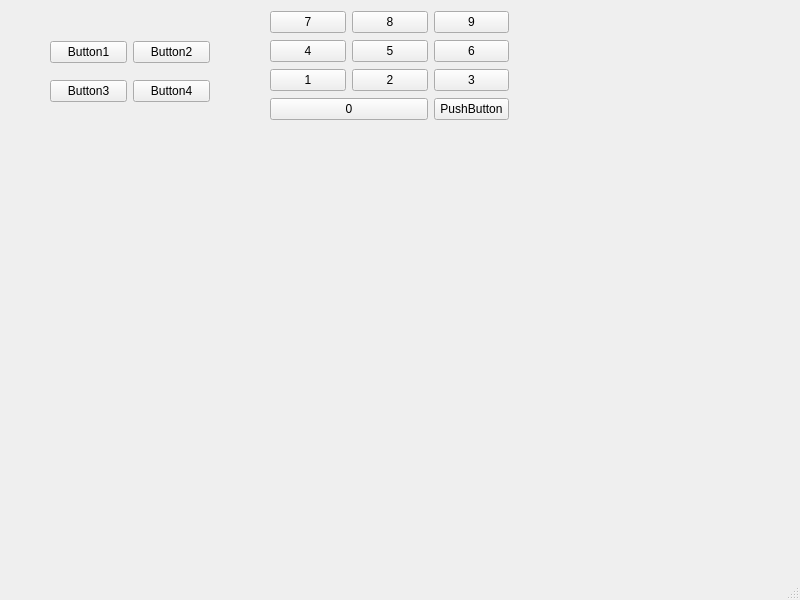
<?xml version="1.0" encoding="UTF-8"?>
<ui version="4.0">
 <class>MainWindow</class>
 <widget class="QMainWindow" name="MainWindow">
  <property name="geometry">
   <rect>
    <x>0</x>
    <y>0</y>
    <width>800</width>
    <height>600</height>
   </rect>
  </property>
  <property name="windowTitle">
   <string>MainWindow</string>
  </property>
  <widget class="QWidget" name="centralwidget">
   <widget class="QWidget" name="gridLayoutWidget">
    <property name="geometry">
     <rect>
      <x>50</x>
      <y>30</y>
      <width>160</width>
      <height>83</height>
     </rect>
    </property>
    <layout class="QGridLayout" name="gridLayout">
     <item row="0" column="1">
      <widget class="QPushButton" name="pushButton_2">
       <property name="text">
        <string>Button2</string>
       </property>
      </widget>
     </item>
     <item row="0" column="0">
      <widget class="QPushButton" name="pushButton">
       <property name="text">
        <string>Button1</string>
       </property>
      </widget>
     </item>
     <item row="2" column="0">
      <widget class="QPushButton" name="pushButton_4">
       <property name="text">
        <string>Button3</string>
       </property>
      </widget>
     </item>
     <item row="2" column="1">
      <widget class="QPushButton" name="pushButton_3">
       <property name="text">
        <string>Button4</string>
       </property>
      </widget>
     </item>
    </layout>
   </widget>
   <widget class="QWidget" name="gridLayoutWidget_2">
    <property name="geometry">
     <rect>
      <x>270</x>
      <y>10</y>
      <width>239</width>
      <height>112</height>
     </rect>
    </property>
    <layout class="QGridLayout" name="gridLayout_2">
     <item row="1" column="0">
      <widget class="QPushButton" name="pushButton_6">
       <property name="text">
        <string>4</string>
       </property>
      </widget>
     </item>
     <item row="0" column="1">
      <widget class="QPushButton" name="pushButton_9">
       <property name="text">
        <string>8</string>
       </property>
      </widget>
     </item>
     <item row="0" column="0">
      <widget class="QPushButton" name="pushButton_5">
       <property name="text">
        <string>7</string>
       </property>
      </widget>
     </item>
     <item row="2" column="0">
      <widget class="QPushButton" name="pushButton_7">
       <property name="text">
        <string>1</string>
       </property>
      </widget>
     </item>
     <item row="0" column="2">
      <widget class="QPushButton" name="pushButton_10">
       <property name="text">
        <string>9</string>
       </property>
      </widget>
     </item>
     <item row="2" column="1">
      <widget class="QPushButton" name="pushButton_11">
       <property name="text">
        <string>2</string>
       </property>
      </widget>
     </item>
     <item row="1" column="1">
      <widget class="QPushButton" name="pushButton_12">
       <property name="text">
        <string>5</string>
       </property>
      </widget>
     </item>
     <item row="1" column="2">
      <widget class="QPushButton" name="pushButton_13">
       <property name="text">
        <string>6</string>
       </property>
      </widget>
     </item>
     <item row="2" column="2">
      <widget class="QPushButton" name="pushButton_14">
       <property name="text">
        <string>3</string>
       </property>
      </widget>
     </item>
     <item row="3" column="2">
      <widget class="QPushButton" name="pushButton_15">
       <property name="text">
        <string>PushButton</string>
       </property>
      </widget>
     </item>
     <item row="3" column="0" colspan="2">
      <widget class="QPushButton" name="pushButton_8">
       <property name="text">
        <string>0</string>
       </property>
      </widget>
     </item>
    </layout>
   </widget>
  </widget>
  <widget class="QMenuBar" name="menubar">
   <property name="geometry">
    <rect>
     <x>0</x>
     <y>0</y>
     <width>800</width>
     <height>22</height>
    </rect>
   </property>
  </widget>
  <widget class="QStatusBar" name="statusbar"/>
 </widget>
 <resources/>
 <connections/>
</ui>
